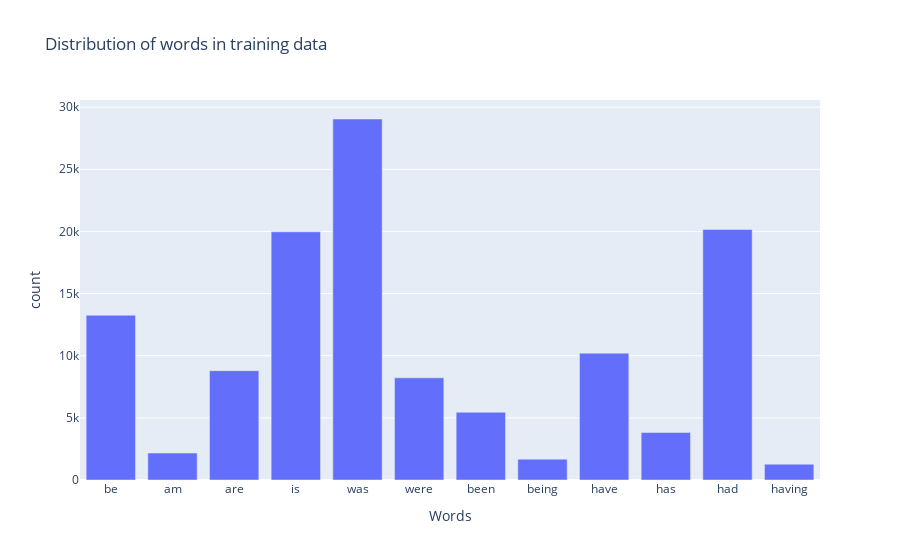

Notebook code cell kept with this figure:
### Markdown cell above
# Task 2.2.1

### Code cell
words = ['be', 'am', 'are', 'is', 'was', 'were', 'been', 'being', 'have', 'has', 'had', 'having']
count = [words_train.count(w) for w in words]

df = pd.DataFrame(list(zip(words, count)),
               columns =['Words', 'count'])

fig = px.bar(df, x="Words", y="count", title="Distribution of words in training data")
fig.show()

### Figure 1 — Plotly figure (JSON) as saved in the notebook; plotly's stock layout.template omitted (floating-point values rounded to 4 significant figures)
{"data": [{"alignmentgroup": "True", "hovertemplate": "Words=%{x}<br>count=%{y}<extra></extra>", "legendgroup": "", "marker": {"color": "#636efa", "pattern": {"shape": ""}}, "name": "", "offsetgroup": "", "orientation": "v", "showlegend": false, "textposition": "auto", "type": "bar", "x": ["be", "am", "are", "is", "was", "were", "been", "being", "have", "has", "had", "having"], "xaxis": "x", "y": [13255, 2169, 8800, 19965, 29046, 8219, 5446, 1678, 10205, 3817, 20159, 1272], "yaxis": "y"}], "layout": {"barmode": "relative", "legend": {"tracegroupgap": 0}, "title": {"text": "Distribution of words in training data"}, "xaxis": {"anchor": "y", "domain": [0, 1], "title": {"text": "Words"}}, "yaxis": {"anchor": "x", "domain": [0, 1], "title": {"text": "count"}}}}
